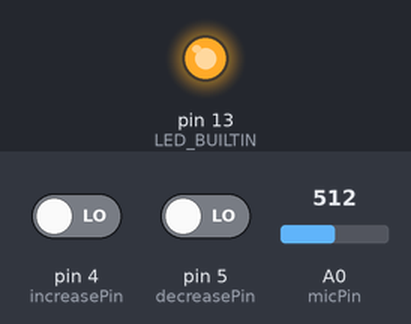
Bench run of a sketch on a simulated Arduino Uno, built with avr-gcc and run on an emulated ATmega328P. Shown: output pins drawn as LEDs (lit = HIGH). The test bench sets the inputs (shaded band); at power-on: pin 4 (increasePin) LOW, pin 5 (decreasePin) LOW, A0 (micPin) = 512. What the sketch prints to the serial monitor is not drawn.

Above: at 0.3 s.
Timing chart, 0 to 1.8 s (numbered marks = the images above):
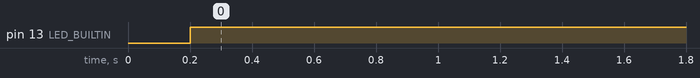

Measured:
- by itself, pin 13 (LED_BUILTIN): LOW → HIGH at 0.20 s

The sketch:

speaker-booster-sound-detector-with-buttons.ino
```cpp
#include <IRLibSendBase.h>
#include <IRLib_P01_NEC.h>
#include <IRLibCombo.h>

IRsend mySender;

// Configuration.
const int micPin = 0;
int micVolumeThreshold = 20;
const int sampleDelay = 50;
const int signalDelay = 250;

const int increasePin = 4;
const int decreasePin = 5;

const bool debugging = true;

bool speakerBoosted = false;

const int micHistoryCount = 200;
int micHistoryIndex = 0;

// Volume history.
int micVolumeHistory [micHistoryCount];
long micVolumeTotal = 0;
int micVolumeAverage;

const int micWarmupThreshold = 4;

// Button states
boolean increaseButtonState = false;
boolean decreaseButtonState = false;

void setup() {
  if (debugging == true) {
    Serial.begin(9600);
  }

  pinMode(micPin, INPUT);
  pinMode(increasePin, INPUT);
  pinMode(decreasePin, INPUT);
  pinMode(LED_BUILTIN, OUTPUT);

  initializeHistories();

  warmUpMic();
}

void loop() {
  if (isButtonPressed(increasePin, increaseButtonState)) {
    micVolumeThreshold++;
  }

  if (isButtonPressed(decreasePin, decreaseButtonState) && micVolumeThreshold > 0) {
    micVolumeThreshold--;
  }

  int volume = readMicVolume();

  storeMicVolumeInHistory(volume);

  bool speakerShouldBeBoosted = (maxVolumeInHistory() >= micVolumeThreshold);

  if (speakerShouldBeBoosted && (speakerBoosted == false)) {
    boostSpeaker();

    if (debugging == true) {
      Serial.println("boosted");
    }

    // The speaker boosting causes interference with the sound detector.
    warmUpMic();
  }
  else if ((speakerShouldBeBoosted == false) && speakerBoosted) {
    lowerSpeaker();

    if (debugging == true) {
      Serial.println("lowered");
    }

    // The speaker boosting causes interference with the sound detector.
    warmUpMic();
  }

  if (debugging == true) {
    Serial.println(volume);
    Serial.println(micVolumeThreshold);
  }

  delay(sampleDelay);

}

// Only trigger the button press once. So, not if it's already on.
boolean isButtonPressed(int pin, boolean &buttonState) {
  boolean pressed = false;

  if (buttonState == false && digitalRead(pin) == 1) {
    pressed = true;
    buttonState = true;
  }
  if (buttonState == true && digitalRead(pin) == 0) {
    buttonState = false;
  }

  return pressed;
}

void warmUpMic() {
  // Warm up the mic by reading it a few times.
  for (int i = 0; i < micWarmupThreshold; i++) {
    delay(sampleDelay);
  }
}

void initializeHistories() {
  for (int i = 0; i < micHistoryCount; i++) {
    micVolumeHistory[i] = 0;
  }
}

int readMicVolume() {
  int volume = 0;
  int micVolume = analogRead(micPin);

  if (micVolume >= micVolumeThreshold) {
    volume = micVolume;
  }

  return volume;
}

void storeMicVolumeInHistory(int volume) {
  micVolumeTotal = micVolumeTotal - micVolumeHistory[micHistoryIndex] + volume;
  micVolumeHistory[micHistoryIndex] = volume;
  micVolumeAverage = micVolumeTotal / micHistoryCount;

  // Increment counter.
  micHistoryIndex++;
  if (micHistoryIndex == micHistoryCount) {
    micHistoryIndex = 0;
  }
}

int maxVolumeInHistory() {
  int maxVolumeInHistory = 0;

  for (int i = 0; i < micHistoryCount; i++) {
    maxVolumeInHistory = max(maxVolumeInHistory, micVolumeHistory[i]);
  }

  return maxVolumeInHistory;
}

void boostSpeaker() {
  digitalWrite(LED_BUILTIN, HIGH);

  speakerBoosted = true;

  sendIRCode(0xff827d);
}

void lowerSpeaker() {
  digitalWrite(LED_BUILTIN, LOW);

  speakerBoosted = false;

  sendIRCode(0xffa25d);
}

void sendIRCode(long code) {
  mySender.send(NEC, code, 0);
  delay(signalDelay);
  mySender.send(NEC, code, 0);
}
```
